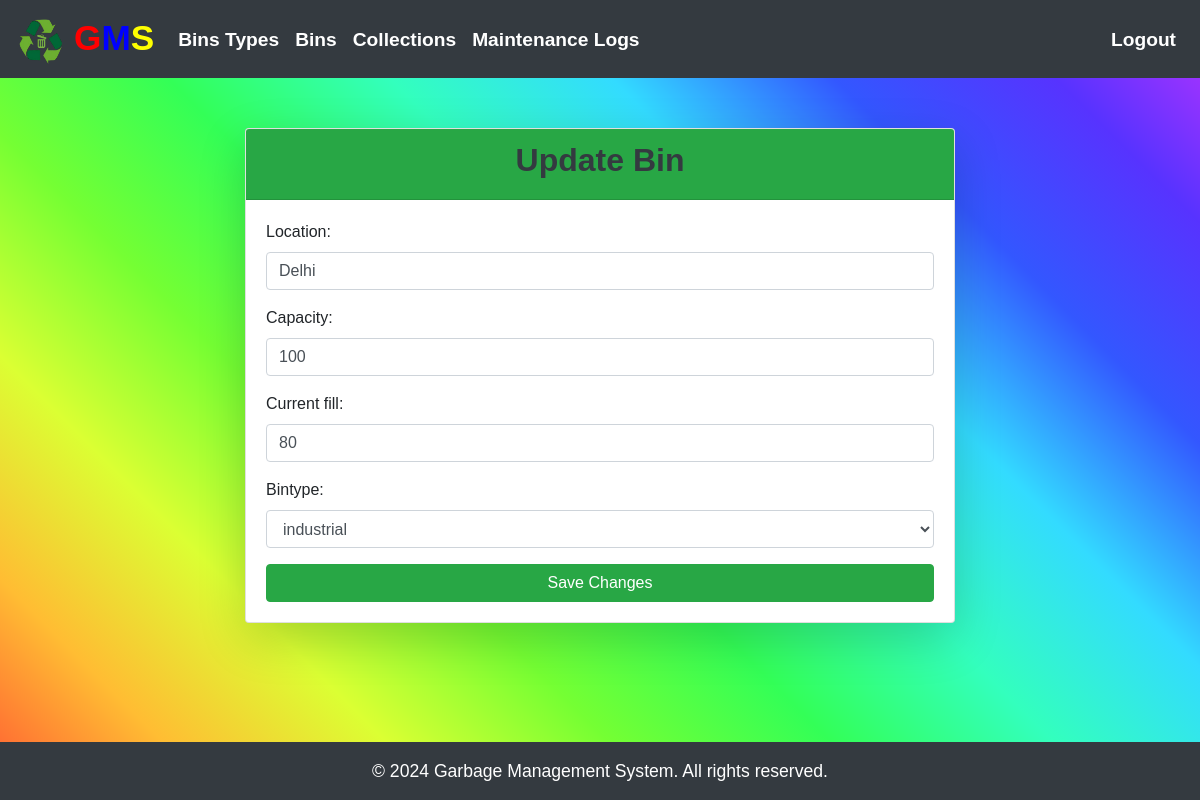
Screenshot of /bin/17/update/ (signed in) with the database file from the repository.
### garbage_app/models.py (models this page shows, shortened)
class Bin(models.Model):
    location = models.CharField(max_length=255)
    capacity = models.IntegerField()
    current_fill = models.IntegerField()
    bintype = models.ForeignKey(BinType, on_delete=models.CASCADE)

### garbage_app/views.py (the view)
# urls.py: path('bin/<int:pk>/update/', views.BinUpdateView.as_view(), name='update_bin'),
class BinUpdateView(LoginRequiredMixin, UpdateView):
    model = Bin
    form_class = BinForm
    template_name = 'update_bin.html'
    success_url = '/bins/'

### garbage_app/forms.py
class BinForm(forms.ModelForm):
    class Meta:
        model = Bin
        fields = ['location', 'capacity', 'current_fill', 'bintype']
        widgets = {
            'location': forms.TextInput(attrs={'class': 'form-control', 'placeholder': 'Enter Bin Location'}),
            'capacity': forms.NumberInput(attrs={'class': 'form-control', 'placeholder': 'Enter Capacity (in Liters)'}),
            'current_fill': forms.NumberInput(attrs={'class': 'form-control', 'placeholder': 'Current Fill (in Liters)'}),
            'bintype': forms.Select(attrs={'class': 'form-control'}),
        }

### garbage_app/models.py (called while the page is built)
    def __str__(self):
        return self.name

### templates/update_bin.html (shortened to what this page needs)
{% extends 'base.html' %}
{% block content %}
<div class="container">
    <div class="row justify-content-center">
        <div class="col-md-8">
            <div class="card shadow-lg">
                <div class="card-header bg-success text-dark text-center">
                    <h2 style="font-weight: bold;">Update Bin</h2>
                </div>
                <div class="card-body">
                    <form method="post">
                        <div class="form-group mb-3">
                            {{ form.as_p }}
                        </div>
                        <div class="d-grid gap-2">
                            <button type="submit" class="btn btn-success btn-block">Save Changes</button>
                        </div>
                    </form>
                </div>
            </div>
        </div>
    </div>
</div>
{% endblock %}

### static/css/styles.css (style rules this page uses)
html, body { min-height: 100%; margin: 0; padding: 0; }
body { background: linear-gradient(45deg, #FF5733, #FFBD33, #DBFF33, #75FF33, #33FF57, #33FFBD, #33DBFF, #3357FF, #5733FF, #BD33FF) !important; background-size: cover !important; background-repeat: no-repeat !important; font-family: Arial, sans-serif !important; }
.card.shadow-lg { margin-top: 10vh; }
.card-header { font-weight: bold !important; }
.btn { transition: background-color 0.3s ease !important; }

### rows the page displays
Bin: location "Delhi", capacity "100", current_fill "80", bintype "industrial"
